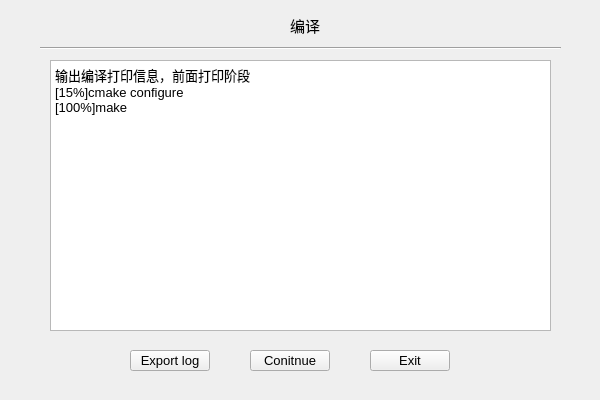
<?xml version="1.0" encoding="UTF-8"?>
<ui version="4.0">
 <class>build_Page</class>
 <widget class="QWidget" name="build_Page">
  <property name="geometry">
   <rect>
    <x>0</x>
    <y>0</y>
    <width>600</width>
    <height>400</height>
   </rect>
  </property>
  <property name="windowTitle">
   <string>Form</string>
  </property>
  <widget class="QPushButton" name="buildExitBtn">
   <property name="geometry">
    <rect>
     <x>370</x>
     <y>350</y>
     <width>80</width>
     <height>21</height>
    </rect>
   </property>
   <property name="font">
    <font>
     <pointsize>10</pointsize>
    </font>
   </property>
   <property name="text">
    <string>Exit</string>
   </property>
  </widget>
  <widget class="QTextBrowser" name="textBrowser">
   <property name="geometry">
    <rect>
     <x>50</x>
     <y>60</y>
     <width>501</width>
     <height>271</height>
    </rect>
   </property>
   <property name="html">
    <string>&lt;!DOCTYPE HTML PUBLIC &quot;-//W3C//DTD HTML 4.0//EN&quot; &quot;http://www.w3.org/TR/REC-html40/strict.dtd&quot;&gt;
&lt;html&gt;&lt;head&gt;&lt;meta name=&quot;qrichtext&quot; content=&quot;1&quot; /&gt;&lt;style type=&quot;text/css&quot;&gt;
p, li { white-space: pre-wrap; }
&lt;/style&gt;&lt;/head&gt;&lt;body style=&quot; font-family:'SimSun'; font-size:6pt; font-weight:400; font-style:normal;&quot;&gt;
&lt;p style=&quot; margin-top:0px; margin-bottom:0px; margin-left:0px; margin-right:0px; -qt-block-indent:0; text-indent:0px;&quot;&gt;&lt;span style=&quot; font-size:10pt;&quot;&gt;输出编译打印信息，前面打印阶段&lt;/span&gt;&lt;/p&gt;
&lt;p style=&quot; margin-top:0px; margin-bottom:0px; margin-left:0px; margin-right:0px; -qt-block-indent:0; text-indent:0px;&quot;&gt;&lt;span style=&quot; font-size:10pt;&quot;&gt;[15%]cmake configure&lt;/span&gt;&lt;/p&gt;
&lt;p style=&quot; margin-top:0px; margin-bottom:0px; margin-left:0px; margin-right:0px; -qt-block-indent:0; text-indent:0px;&quot;&gt;&lt;span style=&quot; font-size:10pt;&quot;&gt;[100%]make&lt;/span&gt;&lt;/p&gt;&lt;/body&gt;&lt;/html&gt;</string>
   </property>
  </widget>
  <widget class="QLabel" name="label">
   <property name="geometry">
    <rect>
     <x>290</x>
     <y>10</y>
     <width>41</width>
     <height>31</height>
    </rect>
   </property>
   <property name="font">
    <font>
     <family>微软雅黑</family>
     <pointsize>11</pointsize>
     <weight>50</weight>
     <bold>false</bold>
    </font>
   </property>
   <property name="text">
    <string>编译</string>
   </property>
  </widget>
  <widget class="QPushButton" name="buildContinueBtn">
   <property name="geometry">
    <rect>
     <x>250</x>
     <y>350</y>
     <width>80</width>
     <height>21</height>
    </rect>
   </property>
   <property name="font">
    <font>
     <pointsize>10</pointsize>
    </font>
   </property>
   <property name="text">
    <string>Conitnue</string>
   </property>
  </widget>
  <widget class="QPushButton" name="buildExportBtn">
   <property name="geometry">
    <rect>
     <x>130</x>
     <y>350</y>
     <width>80</width>
     <height>21</height>
    </rect>
   </property>
   <property name="font">
    <font>
     <pointsize>10</pointsize>
    </font>
   </property>
   <property name="text">
    <string>Export log</string>
   </property>
  </widget>
  <widget class="Line" name="line">
   <property name="geometry">
    <rect>
     <x>40</x>
     <y>40</y>
     <width>521</width>
     <height>16</height>
    </rect>
   </property>
   <property name="orientation">
    <enum>Qt::Horizontal</enum>
   </property>
  </widget>
 </widget>
 <resources/>
 <connections/>
</ui>
